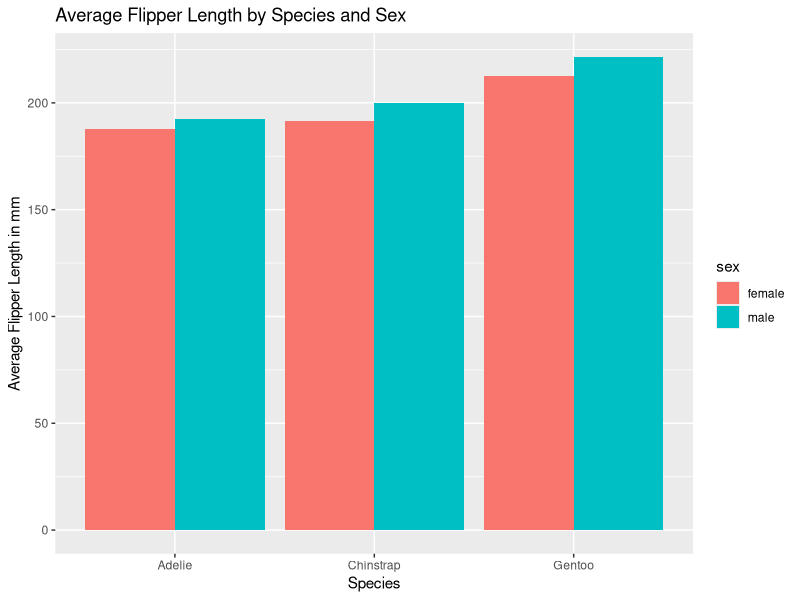

Generate this figure with R:
## ---- chunk 1
#| label: setup
#| message: false
library(tidyverse)
library(palmerpenguins)
## ---- chunk 2
# Make your agreed-upon plot here, e.g.:
penguins |>
  filter(!is.na(sex)) |>
  group_by(species, sex) |>
  summarise(
    avg_flipper = mean(flipper_length_mm, na.rm = TRUE)
  ) |>
  ggplot(aes(x = species, y = avg_flipper, fill = sex)) +
  geom_col(position = "dodge") +
  labs(
    title = "Average Flipper Length by Species and Sex",
    x = "Species",
    y = "Average Flipper Length in mm"
  )
